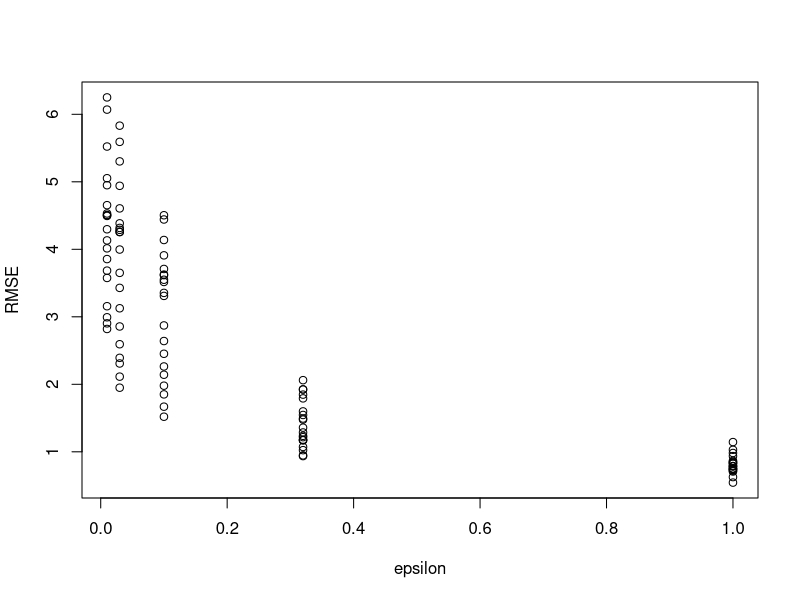

The R script that drew this image:
rm(list=ls())		# Remove any objects in memory
par(mfrow=c(1,1))   # Rebuild fresh plot window, if previously divided

#### Parameters ####

set.seed(1234)
percentile = 0.4
n.sims <- 2000

## Bound/Censor/Clip a variable to a range
clip <- function(x, lower, upper){
  x.clipped <- x
  x.clipped[x.clipped<lower] <- lower
  x.clipped[x.clipped>upper] <- upper
  return(x.clipped)	
}

## Sample with replacement from a vector
bootstrap <- function(x, y=NULL, n){
  index <- sample(x=1:length(x), size=n, replace=TRUE) 
  
  if(is.null(y)){
    return(x[index])
  }else{
    return(list(x=x[index], y=y[index]))
  }
}

## Load the data

library("foreign")
PUMSdata <- read.csv(file="data/FultonPUMS5full.csv")   
data <- PUMSdata$educ    		# variable for means
populationTrue <- quantile(data, percentile)




percentileRelease <- function(x, t, lower, upper, nbins=0, epsilon){
  n <- length(x)
  if(nbins==0){
    bins <- floor(lower):ceiling(upper)    # For integers, this is just lower:upper
    nbins <- length(bins)
  }
  x.clipped <- clip(x, lower, upper)
  sensitiveValue <- quantile(x, t/n)
  
  quality <- rep(NA, nbins)
  for(i in 1:length(quality)){
    quality[i] <- (n - abs(t-sum(x.clipped<=bins[i])))/2
  }
  likelihoods <- exp(epsilon * quality) / 2
  probabilities <- likelihoods/sum(likelihoods)
  
  flag <- runif(n=1, min=0, max=1) < cumsum(probabilities) # See also rmultinom()
  DPrelease <- min(bins[flag]) 
  
  return(list(release=DPrelease, true=sensitiveValue))
}
sample.index <- sample(1:length(data), size=100, replace=FALSE)
x <- data[sample.index]

history <- rep(NA, n.sims)
for(i in 1:n.sims){
  history[i] <- percentileRelease(x=x, t = percentile, lower=1, upper=16, epsilon=1)$release
}

## Simulate the exponential mechanism across bootstrapped datasets to see utility									

my.seq <- seq(from=log10(50), to=log10(1000), length=20)  	# make evenly spaced in logarithmic space
n.seq  <- round(10^my.seq)                                 	# round to integers

my.seq <- seq(from=log10(1), to=log10(0.01), length=5)     	# make evenly spaced in logarithmic space
ep.seq <- round(10^my.seq * 100) /100						# round to two decimal places

rawhistory <- matrix(NA, nrow=length(n.seq)*length(ep.seq)*n.sims, ncol=4)  # matrix to store results
agghistory <- matrix(NA, nrow=length(n.seq)*length(ep.seq), ncol=4)         # matrix to store results
rawcount <- 0												# counter															
aggcount <- 0                                               # counter

for(i in 1:length(n.seq)){
  for(j in 1:length(ep.seq)){
    error <- utility <- NULL
    aggcount <- aggcount + 1
    for(k in 1:n.sims){
      rawcount <- rawcount + 1
      
      ## release
      bootdata <- bootstrap(x=data, n=n.seq[i])
      DPmedian <- percentileRelease(x=bootdata, t=40, lower=1, upper=16, epsilon=ep.seq[j])
      release <- DPmedian$release
      sampleTrue <- DPmedian$true
      
      error <- c(error, sampleTrue - release)
      utility <- c(utility, min( sum(bootdata<=release), sum(bootdata>=release)) )
      
      rawhistory[rawcount, 1] <- n.seq[i]
      rawhistory[rawcount, 2] <- ep.seq[j]
      rawhistory[rawcount, 3] <- release
      rawhistory[rawcount, 4] <- sampleTrue
      
    }
    agghistory[aggcount, 1] <- n.seq[i]
    agghistory[aggcount, 2] <- ep.seq[j]
    agghistory[aggcount, 3] <- sqrt( mean( (error)^2 ) )  # RMSE
    agghistory[aggcount, 4] <- mean(utility/n.seq[i])
  }
}

plot(agghistory[,2], agghistory[,3], xlab = "epsilon", ylab = "RMSE")